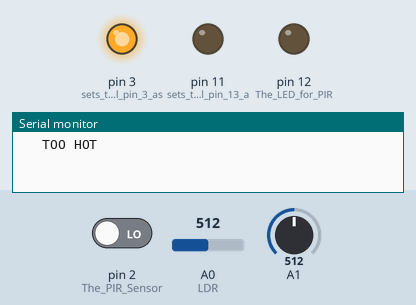
Recording of a sketch running on a simulated Arduino Uno, built with avr-gcc and run on an emulated ATmega328P. Shown: output pins drawn as LEDs (lit = HIGH), the last lines printed to the serial monitor. Dashed ring = blinking. The inputs (shaded band) are chosen by the test bench; at power-on: pin 2 (The_PIR_Sensor) LOW, A0 (LDR) = 512, A1 = 512.

Above: at 1.4 s.
1.5 s: pin 2 (The_PIR_Sensor) driven HIGH
At 1.9 s:
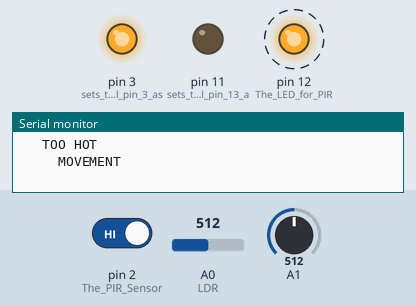
4.8 s: A0 (LDR) set to 485
At 5.9 s:
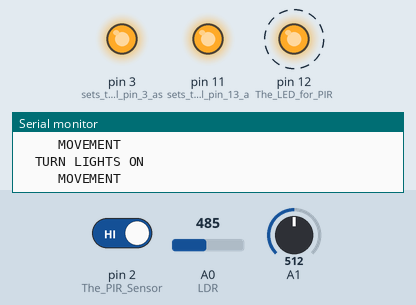
8.1 s: A1 set to 899
11.4 s: A1 set to 920
At 12.5 s:
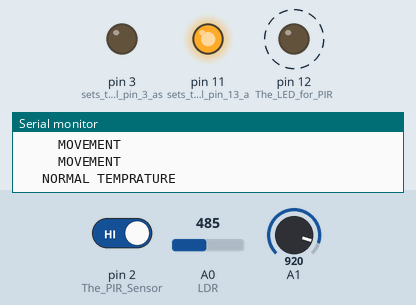
14.7 s: A0 (LDR) set to 592
18.0 s: A0 (LDR) set to 608
At 18.91 s:
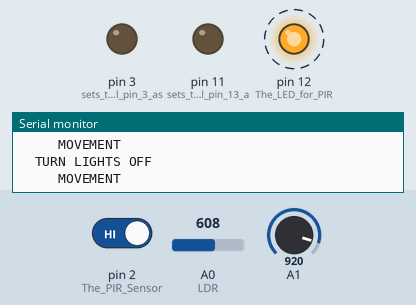
Timing chart, 0 to 22.3 s (numbered marks = the images above; inputs shaded):
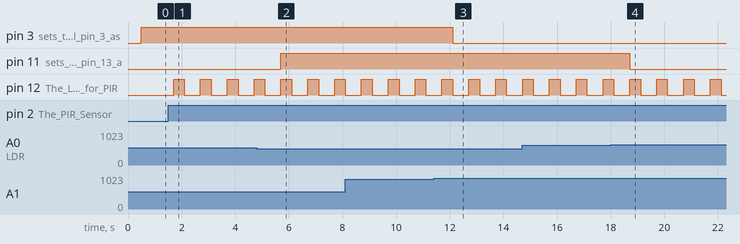

Measured:
- the behaviour switches between 500 and 499 on A0 (LDR) (found by bisection; images 1 and 2)
- the behaviour switches between 910 and 911 on A1 (found by bisection; images 2 and 3)
- the behaviour switches between 600 and 601 on A0 (LDR) (found by bisection; images 3 and 4)
- after the input at 1.5 s, pin 12 (The_LED_for_PIR): alternates HIGH for 0.40 s and LOW for 0.60 s, starting after 0.20 s
- after the input at 4.8 s, pin 11 (sets_the_digital_pin_13_a): LOW → HIGH after 0.90 s
- after the input at 11.4 s, pin 3 (sets_the_digital_pin_3_as): HIGH → LOW after 0.71 s
- after the input at 18.0 s, pin 11 (sets_the_digital_pin_13_a): HIGH → LOW after 0.71 s

The sketch:

Led13Test.ino
```cpp
const int LDR = A0;
int input_val = 0;
bool lights, hot;


#define RT0 10000   // Ω
#define B 3977      // K
#define VCC 5    //Supply voltage
#define R 10000  //R=10KΩ
//Variables
float RT, VR, ln, TX, T0, VRT, ref;


void setup()
{
  pinMode(11, OUTPUT);    // sets the digital pin 13 as output
  pinMode (2,INPUT); // The PIR Sensor
  pinMode (12,OUTPUT); // The LED for PIR
  digitalWrite(11, LOW);  // sets the digital pin 13 off
  Serial.begin(9600);
  lights = false;
  hot = false;

  pinMode(3, OUTPUT);    // sets the digital pin 3 as output
  Serial.begin(9600);
  T0 = 25 + 273.15;                 //Temperature T0 from datasheet, conversion from Celsius to kelvin
}

void loop()
{
  input_val = analogRead(LDR);
  //Serial.print("LDR Value is: ");
  //Serial.println(input_val);
  delay(500);
  if (input_val < 500 & !lights){
      Serial.println("  TURN LIGHTS ON  ");
      lights = true;
      digitalWrite(11, HIGH); // sets the digital pin 13 on
  }
  else
    if (input_val > 600 & lights){
      Serial.println("  TURN LIGHTS OFF  ");
      lights = false;
      digitalWrite(11, LOW);  // sets the digital pin 13 off
    }

   int val=digitalRead(2);
    if (val==1){ //When object passed
        Serial.print("     MOVEMENT\n");
        digitalWrite(12,HIGH);//ON
        delay(400);         //Wait
        digitalWrite(12,LOW); //Off
    }else{      // When No Object Passed
        digitalWrite(12,LOW); //off
    }

  VRT = analogRead(A1);              //Acquisition analog value of VRT
  ref = VRT;
  VRT = (5.00 / 1023.00) * VRT;      //Conversion to voltage
  VR = VCC - VRT;
  RT = VRT / (VR / R);               //Resistance of RT

  ln = log(RT / RT0);
  TX = (1 / ((ln / B) + (1 / T0))); //Temperature from thermistor

  TX = TX - 273.15;                 //Conversion to Celsius
  //Serial.print(ref);
  //Serial.print("\n");
  if (ref < 900.00 & !hot){
    Serial.print("   TOO HOT\n");
    hot = true;
    digitalWrite(3,HIGH);//ON
  }
  if(ref > 910.00 & hot){
      Serial.print("   NORMAL TEMPRATURE\n");
      hot = false;
      digitalWrite(3,LOW);//ON
  }

  /*Serial.print("Temperature:");
  Serial.print("\t");
  Serial.print(TX);
  Serial.print("C\t\t");
  Serial.print(TX + 273.15);        //Conversion to Kelvin
  Serial.print("K\t\t");
  Serial.print((TX * 1.8) + 32);    //Conversion to Fahrenheit
  Serial.println("F");*/
  delay(100);


}
```
